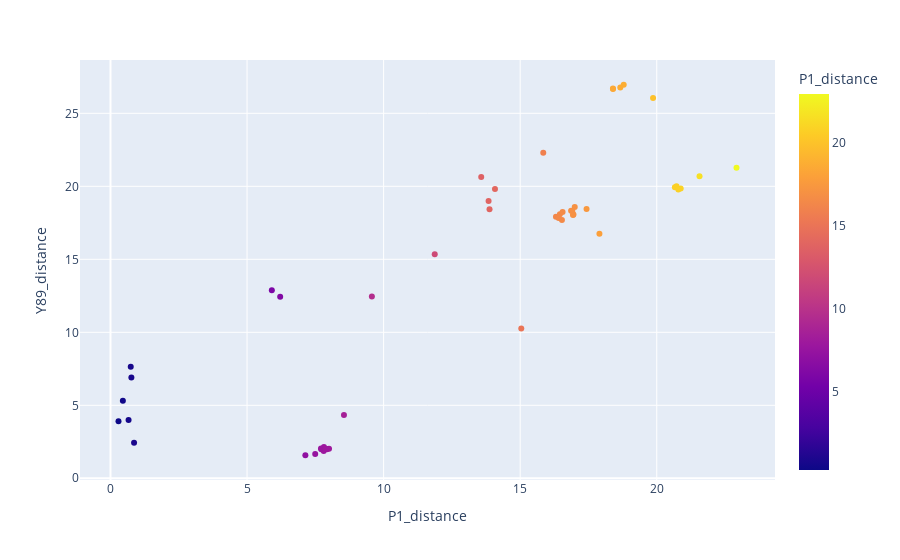

Here is the notebook cell this chart was saved with:
### Code cell
px.scatter(metadata, 'P1_distance', 'Y89_distance', color='P1_distance')

### Figure 1 — Plotly figure (JSON) as saved in the notebook; plotly's stock layout.template omitted (floating-point values rounded to 4 significant figures)
{"data": [{"hovertemplate": "P1_distance=%{marker.color}<br>Y89_distance=%{y}<extra></extra>", "legendgroup": "", "marker": {"color": [0.2934, 7.925, 6.213, 20.88, 17.9, 7.814, 5.907, 8.001, 17.0, 0.6618, 13.57, 18.79, 0.7413, 0.4528, 16.31, 18.4, 13.84, 7.135, 16.86, 16.45, 22.92, 0.8632, 21.57, 20.66, 20.72, 17.43, 9.57, 7.718, 16.53, 11.87, 7.806, 19.87, 16.93, 7.495, 16.41, 7.707, 20.79, 16.95, 18.67, 14.08, 16.55, 7.878, 15.04, 18.4, 13.88, 15.84, 8.548, 0.7648, 16.91], "coloraxis": "coloraxis", "symbol": "circle"}, "mode": "markers", "name": "", "orientation": "v", "showlegend": false, "type": "scatter", "x": [0.2934, 7.925, 6.213, 20.88, 17.9, 7.814, 5.907, 8.001, 17.0, 0.6618, 13.57, 18.79, 0.7413, 0.4528, 16.31, 18.4, 13.84, 7.135, 16.86, 16.45, 22.92, 0.8632, 21.57, 20.66, 20.72, 17.43, 9.57, 7.718, 16.53, 11.87, 7.806, 19.87, 16.93, 7.495, 16.41, 7.707, 20.79, 16.95, 18.67, 14.08, 16.55, 7.878, 15.04, 18.4, 13.88, 15.84, 8.548, 0.7648, 16.91], "xaxis": "x", "y": [3.904, 1.983, 12.44, 19.85, 16.75, 2.142, 12.88, 2.016, 18.58, 3.997, 20.63, 26.96, 7.639, 5.315, 17.91, 26.67, 19.0, 1.578, 18.32, 18.08, 21.27, 2.439, 20.69, 19.94, 20.01, 18.44, 12.45, 1.987, 17.7, 15.35, 1.871, 26.04, 18.04, 1.666, 17.83, 2.045, 19.78, 18.07, 26.76, 19.82, 18.24, 2.019, 10.26, 26.71, 18.43, 22.3, 4.337, 6.906, 18.31], "yaxis": "y"}], "layout": {"autosize": true, "coloraxis": {"colorbar": {"title": {"text": "P1_distance"}}, "colorscale": [[0, "#0d0887"], [0.1111, "#46039f"], [0.2222, "#7201a8"], [0.3333, "#9c179e"], [0.4444, "#bd3786"], [0.5556, "#d8576b"], [0.6667, "#ed7953"], [0.7778, "#fb9f3a"], [0.8889, "#fdca26"], [1, "#f0f921"]]}, "legend": {"tracegroupgap": 0}, "margin": {"t": 60}, "xaxis": {"anchor": "y", "autorange": true, "domain": [0, 1], "range": [-1.072, 24.28], "title": {"text": "P1_distance"}, "type": "linear"}, "yaxis": {"anchor": "x", "autorange": true, "domain": [0, 1], "range": [-0.2342, 28.77], "title": {"text": "Y89_distance"}, "type": "linear"}}}
